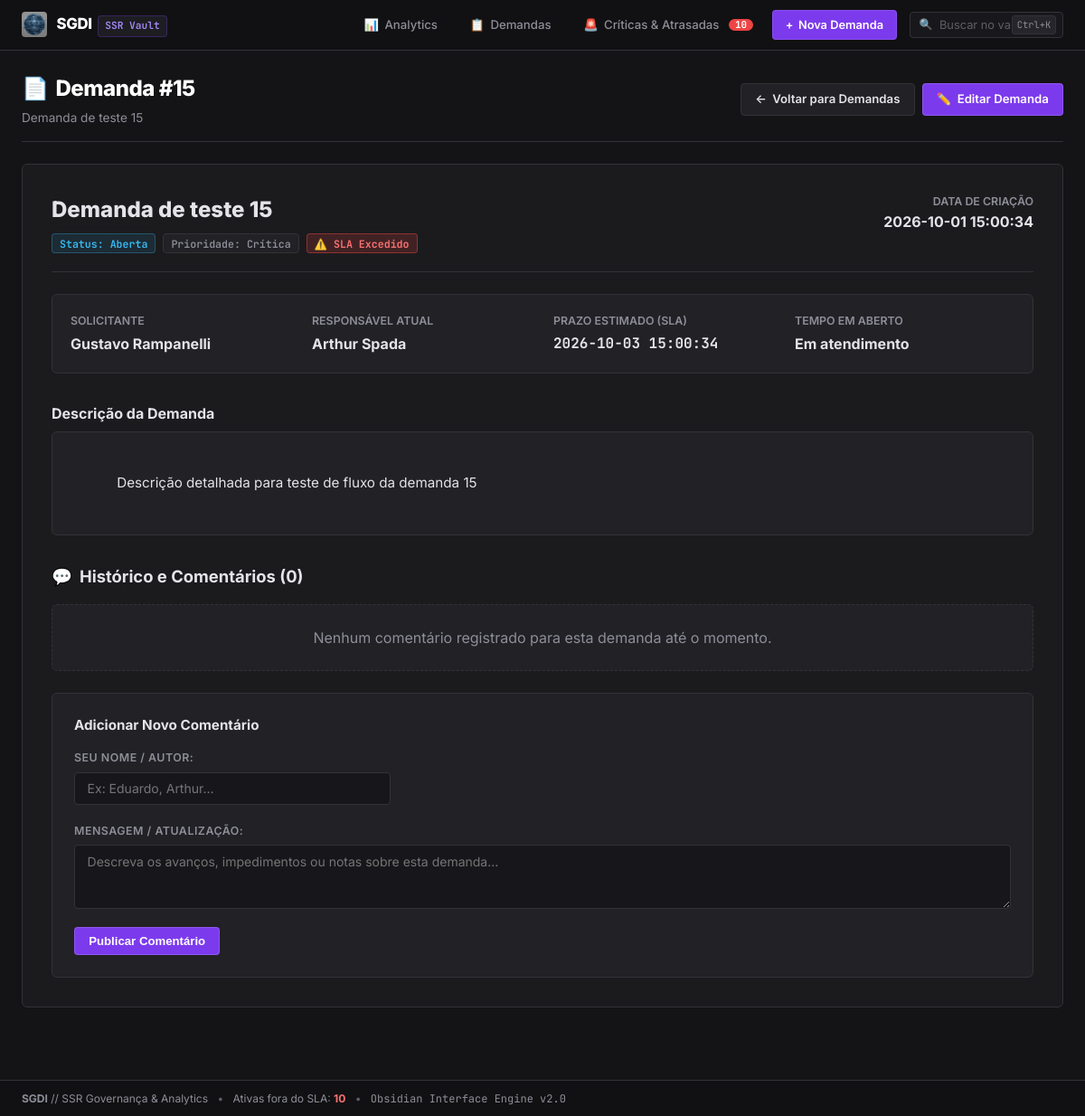
The app's page /detalhes/15 with its own data.
### tables this page shows
CREATE TABLE demandas (
    id INTEGER PRIMARY KEY AUTOINCREMENT,
    titulo TEXT NOT NULL,
    descricao TEXT,
    solicitante_id INTEGER NOT NULL,
    data_criacao TEXT,
    status TEXT NOT NULL DEFAULT 'Aberta',
    prioridade TEXT NOT NULL DEFAULT 'Média',
    responsavel_id INTEGER,
    data_conclusao TEXT,
    FOREIGN KEY (solicitante_id) REFERENCES usuarios(id),
    FOREIGN KEY (responsavel_id) REFERENCES usuarios(id)
);

CREATE TABLE usuarios (
    id INTEGER PRIMARY KEY AUTOINCREMENT, 
    nome TEXT NOT NULL,
    email TEXT UNIQUE
);

### app.py (the view)
@app.route('/detalhes/<id>')
def detalhes(id):
    conn = get_db()
    garantir_migracao_db(conn)
    cursor = conn.cursor()
    demanda = cursor.execute(f'{SELECT_DEMANDAS} WHERE d.id = ?', (id,)).fetchone()
    comentarios = cursor.execute('SELECT * FROM comentarios WHERE demanda_id = ? ORDER BY id ASC', (id,)).fetchall()
    tempo_resolucao = None
    if demanda and demanda['status'] == 'Concluída' and demanda['data_conclusao']:
        dc = parse_data(demanda['data_criacao'])
        df = parse_data(demanda['data_conclusao'])
        if dc and df:
            dias = max(0.01, (df - dc).total_seconds() / 86400.0)
            tempo_resolucao = formatar_tempo_resolucao(dias)
    conn.close()
    if not demanda:
        flash('Demanda não encontrada.')
        return redirect(url_for('demandas'))
    return render_template('detalhes.html', demanda=demanda, comentarios=comentarios, tempo_resolucao=tempo_resolucao)

### app.py (called while the page is built, shortened)
def get_db():
    conn = sqlite3.connect(DB_PATH)
    conn.row_factory = sqlite3.Row
    return conn

def garantir_migracao_db(conn):
    cursor = conn.cursor()
    colunas = [col[1] for col in cursor.execute('PRAGMA table_info(demandas)').fetchall()]
    if 'data_conclusao' not in colunas:
        cursor.execute('ALTER TABLE demandas ADD COLUMN data_conclusao TEXT')
        conn.commit()
    concluidas_sem_data = cursor.execute(
        "SELECT id, data_criacao, prioridade FROM demandas WHERE status = 'Concluída' AND data_conclusao IS NULL"
    ).fetchall()
    if concluidas_sem_data:
        conn.commit()

@app.context_processor
def inject_global_stats():
    try:
        conn = get_db()
        count_urgentes = conn.execute(
            "SELECT COUNT(*) FROM demandas WHERE status NOT IN ('Concluída', 'Cancelada') AND (prioridade = 'Crítica' OR responsavel_id IS NULL OR datetime(data_criacao, '+' || (CASE prioridade WHEN 'Crítica' THEN 2 WHEN 'Alta' THEN 5 WHEN 'Média' THEN 10 WHEN 'Baixa' THEN 20 ELSE 30 END) || ' days') < datetime('now', 'localtime'))"
        ).fetchone()[0]
        conn.close()
        return {'total_urgentes_global': count_urgentes}
    except Exception:
        return {'total_urgentes_global': 0}

### templates/detalhes.html (shortened to what this page needs)
{% extends "base.html" %}
{% block content %}
<div class="dashboard-hero" style="margin-bottom: 1.5rem;">
    <div class="dashboard-hero-title">
        <h1><span>📄</span> Demanda #{{ demanda['id'] }}</h1>
        <p>{{ demanda['titulo'] }}</p>
    </div>
    <div class="dashboard-hero-actions">
        <a href="/demandas" class="btn btn-secondary">
            <span>&larr;</span> Voltar para Demandas
        </a>
        <a href="/editar/{{ demanda['id'] }}" class="btn btn-primary">
            <span>✏️</span> Editar Demanda
        </a>
    </div>
</div>
<div class="section-card" style="padding: 2rem;">
    <div style="display: flex; justify-content: space-between; align-items: flex-start; flex-wrap: wrap; gap: 1rem; margin-bottom: 1.5rem; padding-bottom: 1.25rem; border-bottom: 1px solid var(--border);">
        <div>
            <h2 style="font-size: 1.5rem; font-weight: 800; color: var(--text-main); margin-bottom: 0.5rem;">
                {{ demanda['titulo'] }}
            </h2>
            <div style="display: flex; gap: 0.5rem; flex-wrap: wrap;">
                <span class="badge badge-status-{{ demanda['status']|lower|replace(' ', '-') }}">
                    Status: {{ demanda['status'] }}
                </span>
                <span class="badge badge-prio-{{ demanda['prioridade']|lower }}">
                    Prioridade: {{ demanda['prioridade'] }}
                </span>
                {% if demanda['status_sla'] == 'atrasada' %}
                    <span class="badge badge-sla-atrasada">⚠️ SLA Excedido</span>
                {% elif demanda['status_sla'] == 'concluida_atrasada' %}
                    <span class="badge badge-sla-aviso">Concluída com Atraso</span>
                {% elif demanda['status_sla'] == 'concluida_no_prazo' %}
                    <span class="badge badge-sla-ok">✅ Concluída no Prazo</span>
                {% else %}
                    <span class="badge badge-sla-ok">Dentro do SLA</span>
                {% endif %}
            </div>
        </div>
        <div style="text-align: right;">
            <div style="font-size: 0.775rem; color: var(--text-muted); text-transform: uppercase; font-weight: 600;">Data de Criação</div>
            <div style="font-weight: 700; color: var(--text-main);">{{ demanda['data_criacao'] }}</div>
        </div>
    </div>
    <div style="display: grid; grid-template-columns: repeat(auto-fit, minmax(220px, 1fr)); gap: 1.5rem; margin-bottom: 2rem; background: var(--obs-bg-card); padding: 1.25rem; border-radius: var(--radius-md); border: 1px solid var(--border);">
        <div>
            <div style="font-size: 0.775rem; color: var(--text-muted); font-weight: 600; text-transform: uppercase;">Solicitante</div>
            <div style="font-weight: 700; color: var(--text-main); margin-top: 0.2rem;">{{ demanda['solicitante_nome'] or 'Não informado' }}</div>
        </div>
        <div>
            <div style="font-size: 0.775rem; color: var(--text-muted); font-weight: 600; text-transform: uppercase;">Responsável Atual</div>
            <div style="font-weight: 700; color: var(--text-main); margin-top: 0.2rem;">
                {{ demanda['responsavel_nome'] or 'Sem responsável atribuído' }}
            </div>
        </div>
        <div>
            <div style="font-size: 0.775rem; color: var(--text-muted); font-weight: 600; text-transform: uppercase;">Prazo Estimado (SLA)</div>
            <div style="font-weight: 700; color: var(--text-main); margin-top: 0.2rem;" class="obs-code">
                {{ demanda['data_limite'] or '-' }}
            </div>
        </div>
        <div>
            <div style="font-size: 0.775rem; color: var(--text-muted); font-weight: 600; text-transform: uppercase;">
                {% if demanda['status'] == 'Concluída' %}Data de Conclusão{% else %}Tempo em Aberto{% endif %}
            </div>
            <div style="font-weight: 700; color: var(--text-main); margin-top: 0.2rem;">
                {% if demanda['status'] == 'Concluída' %}
                    <span class="obs-code">{{ demanda['data_conclusao'] or 'Registrada' }}</span>
                    {% if tempo_resolucao %}
                        <span style="font-size: 0.8rem; color: var(--primary); display: block;">Tempo de Resolução: {{ tempo_resolucao }}</span>
                    {% endif %}
                {% else %}
                    Em atendimento
                {% endif %}
            </div>
        </div>
    </div>
    <div style="margin-bottom: 2rem;">
        <h3 style="font-size: 1rem; font-weight: 700; color: var(--text-main); margin-bottom: 0.5rem;">Descrição da Demanda</h3>
        <div style="background: var(--obs-bg-card); border: 1px solid var(--border); border-radius: var(--radius-md); padding: 1.25rem; font-size: 0.95rem; line-height: 1.6; color: var(--text-main); white-space: pre-wrap;">
            {{ demanda['descricao'] or 'Nenhuma descrição detalhada informada.' }}
        </div>
    </div>
    <div>
        <h3 style="font-size: 1.15rem; font-weight: 700; color: var(--text-main); margin-bottom: 1rem; display: flex; align-items: center; gap: 0.5rem;">
            <span>💬</span> Histórico e Comentários ({{ comentarios|length }})
        </h3>
        {% for comentario in comentarios %}
        <div style="background: var(--obs-bg-card); border: 1px solid var(--border); border-left: 4px solid var(--primary); border-radius: var(--radius-md); padding: 1rem 1.25rem; margin-bottom: 0.85rem; box-shadow: var(--shadow-sm);">
            <div style="display: flex; justify-content: space-between; align-items: center; margin-bottom: 0.4rem;">
                <strong style="color: var(--text-main); font-size: 0.9rem;">{{ comentario['autor'] }}</strong>
                <span style="font-size: 0.775rem; color: var(--text-muted);" class="obs-code">{{ comentario['data'] }}</span>
            </div>
            <p style="font-size: 0.9rem; color: var(--text-main); line-height: 1.5; white-space: pre-wrap;">{{ comentario['comentario'] }}</p>
        </div>
        {% else %}
        <div style="background: var(--obs-bg-card); border: 1px dashed var(--border); border-radius: var(--radius-md); padding: 1.5rem; text-align: center; color: var(--text-muted); margin-bottom: 1.5rem;">
            Nenhum comentário registrado para esta demanda até o momento.
        </div>
        {% endfor %}
        <div style="margin-top: 1.5rem; background: var(--obs-bg-card); border: 1px solid var(--border); border-radius: var(--radius-md); padding: 1.5rem;">
            <h4 style="font-size: 0.95rem; font-weight: 700; margin-bottom: 1rem; color: var(--text-main);">Adicionar Novo Comentário</h4>
            <form method="POST" action="/adicionar_comentario/{{ demanda['id'] }}">
                <div class="form-group">
                    <label for="autor">Seu Nome / Autor:</label>
                    <input type="text" name="autor" id="autor" required placeholder="Ex: Eduardo, Arthur..." style="max-width: 350px;">
                </div>
                <div class="form-group">
                    <label for="comentario">Mensagem / Atualização:</label>
                    <textarea name="comentario" id="comentario" rows="3" required placeholder="Descreva os avanços, impedimentos ou notas sobre esta demanda..."></textarea>
                </div>
                <button type="submit" class="btn btn-primary">Publicar Comentário</button>
            </form>
        </div>
    </div>
</div>
{% endblock %}

### records on screen
demandas: id "15", titulo "Demanda de teste 15", status "Aberta", prioridade "Crítica", data_criacao "2026-10-01 15:00:34", descricao "Descrição detalhada para teste de fluxo da demanda 15"
usuarios: nome "Gustavo Rampanelli"
usuarios: nome "Arthur Spada"

### other values on screen
{{ total_urgentes_global }} "10"
{{ demanda['data_limite'] or '-' }} "2026-10-03 15:00:34"
{{ comentarios|length }} "0"
